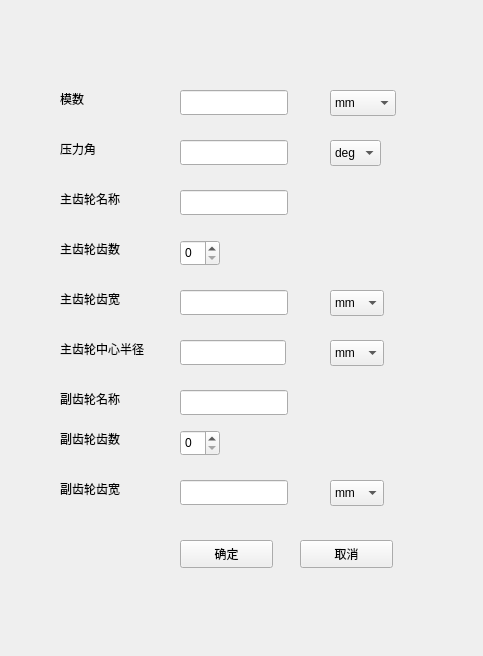
<?xml version="1.0" encoding="UTF-8"?>
<ui version="4.0">
 <class>ShaftParameterWidget</class>
 <widget class="QWidget" name="ShaftParameterWidget">
  <property name="geometry">
   <rect>
    <x>0</x>
    <y>0</y>
    <width>483</width>
    <height>656</height>
   </rect>
  </property>
  <property name="windowTitle">
   <string>Form</string>
  </property>
  <widget class="QPushButton" name="okButton">
   <property name="geometry">
    <rect>
     <x>180</x>
     <y>540</y>
     <width>93</width>
     <height>28</height>
    </rect>
   </property>
   <property name="text">
    <string>确定</string>
   </property>
  </widget>
  <widget class="QPushButton" name="cancelButton">
   <property name="geometry">
    <rect>
     <x>300</x>
     <y>540</y>
     <width>93</width>
     <height>28</height>
    </rect>
   </property>
   <property name="text">
    <string>取消</string>
   </property>
  </widget>
  <widget class="QLineEdit" name="lineEdit">
   <property name="geometry">
    <rect>
     <x>680</x>
     <y>20</y>
     <width>113</width>
     <height>21</height>
    </rect>
   </property>
  </widget>
  <widget class="QLineEdit" name="lineEdit_2">
   <property name="geometry">
    <rect>
     <x>680</x>
     <y>100</y>
     <width>113</width>
     <height>21</height>
    </rect>
   </property>
  </widget>
  <widget class="QLineEdit" name="lineEdit_15">
   <property name="geometry">
    <rect>
     <x>180</x>
     <y>90</y>
     <width>108</width>
     <height>25</height>
    </rect>
   </property>
  </widget>
  <widget class="QLabel" name="label_21">
   <property name="geometry">
    <rect>
     <x>60</x>
     <y>90</y>
     <width>24</width>
     <height>18</height>
    </rect>
   </property>
   <property name="text">
    <string>模数</string>
   </property>
  </widget>
  <widget class="QComboBox" name="comboBox_15">
   <property name="geometry">
    <rect>
     <x>330</x>
     <y>90</y>
     <width>66</width>
     <height>26</height>
    </rect>
   </property>
   <item>
    <property name="text">
     <string>mm</string>
    </property>
   </item>
   <item>
    <property name="text">
     <string>inch-1</string>
    </property>
   </item>
  </widget>
  <widget class="QLineEdit" name="lineEdit_16">
   <property name="geometry">
    <rect>
     <x>180</x>
     <y>140</y>
     <width>108</width>
     <height>25</height>
    </rect>
   </property>
  </widget>
  <widget class="QComboBox" name="comboBox_16">
   <property name="geometry">
    <rect>
     <x>330</x>
     <y>140</y>
     <width>51</width>
     <height>26</height>
    </rect>
   </property>
   <item>
    <property name="text">
     <string>deg</string>
    </property>
   </item>
   <item>
    <property name="text">
     <string>rev</string>
    </property>
   </item>
   <item>
    <property name="text">
     <string>rad</string>
    </property>
   </item>
  </widget>
  <widget class="QLabel" name="label_22">
   <property name="geometry">
    <rect>
     <x>60</x>
     <y>140</y>
     <width>36</width>
     <height>18</height>
    </rect>
   </property>
   <property name="text">
    <string>压力角</string>
   </property>
  </widget>
  <widget class="QLineEdit" name="lineEdit_14">
   <property name="geometry">
    <rect>
     <x>180</x>
     <y>290</y>
     <width>108</width>
     <height>25</height>
    </rect>
   </property>
  </widget>
  <widget class="QLabel" name="label_20">
   <property name="geometry">
    <rect>
     <x>60</x>
     <y>290</y>
     <width>60</width>
     <height>18</height>
    </rect>
   </property>
   <property name="text">
    <string>主齿轮齿宽</string>
   </property>
  </widget>
  <widget class="QComboBox" name="comboBox_14">
   <property name="geometry">
    <rect>
     <x>330</x>
     <y>290</y>
     <width>54</width>
     <height>26</height>
    </rect>
   </property>
   <item>
    <property name="text">
     <string>mm</string>
    </property>
   </item>
   <item>
    <property name="text">
     <string>cm</string>
    </property>
   </item>
   <item>
    <property name="text">
     <string>dm</string>
    </property>
   </item>
   <item>
    <property name="text">
     <string>ft</string>
    </property>
   </item>
   <item>
    <property name="text">
     <string>inch</string>
    </property>
   </item>
  </widget>
  <widget class="QLineEdit" name="lineEdit_13">
   <property name="geometry">
    <rect>
     <x>180</x>
     <y>340</y>
     <width>106</width>
     <height>25</height>
    </rect>
   </property>
  </widget>
  <widget class="QLabel" name="label_18">
   <property name="geometry">
    <rect>
     <x>60</x>
     <y>340</y>
     <width>84</width>
     <height>18</height>
    </rect>
   </property>
   <property name="text">
    <string>主齿轮中心半径</string>
   </property>
  </widget>
  <widget class="QComboBox" name="comboBox_13">
   <property name="geometry">
    <rect>
     <x>330</x>
     <y>340</y>
     <width>54</width>
     <height>26</height>
    </rect>
   </property>
   <item>
    <property name="text">
     <string>mm</string>
    </property>
   </item>
   <item>
    <property name="text">
     <string>cm</string>
    </property>
   </item>
   <item>
    <property name="text">
     <string>dm</string>
    </property>
   </item>
   <item>
    <property name="text">
     <string>inch</string>
    </property>
   </item>
   <item>
    <property name="text">
     <string>ft</string>
    </property>
   </item>
  </widget>
  <widget class="QLabel" name="label_23">
   <property name="geometry">
    <rect>
     <x>60</x>
     <y>480</y>
     <width>60</width>
     <height>18</height>
    </rect>
   </property>
   <property name="text">
    <string>副齿轮齿宽</string>
   </property>
  </widget>
  <widget class="QComboBox" name="comboBox_17">
   <property name="geometry">
    <rect>
     <x>330</x>
     <y>480</y>
     <width>54</width>
     <height>26</height>
    </rect>
   </property>
   <item>
    <property name="text">
     <string>mm</string>
    </property>
   </item>
   <item>
    <property name="text">
     <string>cm</string>
    </property>
   </item>
   <item>
    <property name="text">
     <string>dm</string>
    </property>
   </item>
   <item>
    <property name="text">
     <string>ft</string>
    </property>
   </item>
   <item>
    <property name="text">
     <string>inch</string>
    </property>
   </item>
  </widget>
  <widget class="QLineEdit" name="lineEdit_17">
   <property name="geometry">
    <rect>
     <x>180</x>
     <y>480</y>
     <width>108</width>
     <height>25</height>
    </rect>
   </property>
  </widget>
  <widget class="QSpinBox" name="spinBox_5">
   <property name="geometry">
    <rect>
     <x>180</x>
     <y>430</y>
     <width>40</width>
     <height>26</height>
    </rect>
   </property>
  </widget>
  <widget class="QLabel" name="label_17">
   <property name="geometry">
    <rect>
     <x>60</x>
     <y>430</y>
     <width>60</width>
     <height>18</height>
    </rect>
   </property>
   <property name="text">
    <string>副齿轮齿数</string>
   </property>
  </widget>
  <widget class="QLabel" name="label_25">
   <property name="geometry">
    <rect>
     <x>60</x>
     <y>190</y>
     <width>60</width>
     <height>18</height>
    </rect>
   </property>
   <property name="text">
    <string>主齿轮名称</string>
   </property>
  </widget>
  <widget class="QLineEdit" name="lineEdit_20">
   <property name="geometry">
    <rect>
     <x>180</x>
     <y>190</y>
     <width>108</width>
     <height>25</height>
    </rect>
   </property>
  </widget>
  <widget class="QSpinBox" name="spinBox_6">
   <property name="geometry">
    <rect>
     <x>180</x>
     <y>240</y>
     <width>40</width>
     <height>26</height>
    </rect>
   </property>
  </widget>
  <widget class="QLabel" name="label_19">
   <property name="geometry">
    <rect>
     <x>60</x>
     <y>240</y>
     <width>60</width>
     <height>18</height>
    </rect>
   </property>
   <property name="text">
    <string>主齿轮齿数</string>
   </property>
  </widget>
  <widget class="QLineEdit" name="lineEdit_21">
   <property name="geometry">
    <rect>
     <x>180</x>
     <y>390</y>
     <width>108</width>
     <height>25</height>
    </rect>
   </property>
  </widget>
  <widget class="QLabel" name="label_26">
   <property name="geometry">
    <rect>
     <x>60</x>
     <y>390</y>
     <width>60</width>
     <height>18</height>
    </rect>
   </property>
   <property name="text">
    <string>副齿轮名称</string>
   </property>
  </widget>
 </widget>
 <resources/>
 <connections/>
</ui>
